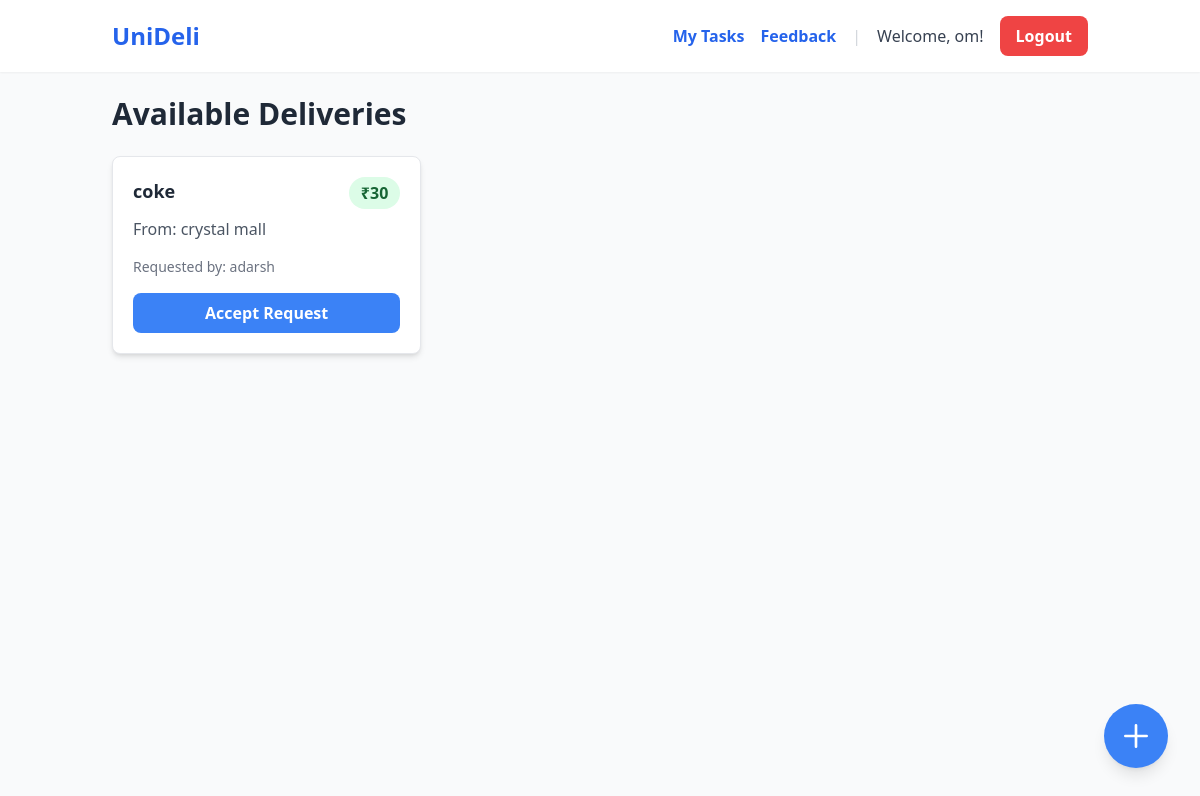
/dashboard.php (signed in), run on the app's committed database.
### tables this page shows
CREATE TABLE `users` (
  `id` int(11) NOT NULL,
  `full_name` varchar(255) NOT NULL,
  `email` varchar(255) NOT NULL,
  `password_hash` varchar(255) NOT NULL,
  `created_at` timestamp NOT NULL DEFAULT current_timestamp()
);

CREATE TABLE `requests` (
  `id` int(11) NOT NULL,
  `requester_id` int(11) NOT NULL,
  `deliverer_id` int(11) DEFAULT NULL,
  `item_description` text NOT NULL,
  `pickup_location` varchar(255) NOT NULL,
  `delivery_fee` int(11) NOT NULL,
  `status` varchar(50) NOT NULL DEFAULT 'pending',
  `created_at` timestamp NOT NULL DEFAULT current_timestamp()
);

### dashboard.php (the view, shortened to what this page needs)
<?php
require_once 'api/db_connect.php';
$userId = $_SESSION['user_id'];
$userQuery = $conn->prepare("SELECT full_name FROM users WHERE id = ?");
$userQuery->bind_param("i", $userId);
$userQuery->execute();
$userResult = $userQuery->get_result();
$user = $userResult->fetch_assoc();
$userName = $user['full_name'];
$requestsQuery = "SELECT requests.*, users.full_name AS requester_name FROM requests JOIN users ON requests.requester_id = users.id WHERE requests.status = 'pending' AND requests.requester_id != ? ORDER BY requests.created_at DESC";
$requestsStmt = $conn->prepare($requestsQuery);
$requestsStmt->bind_param("i", $userId);
$requestsStmt->execute();
$requestsResult = $requestsStmt->get_result();
?>
<!DOCTYPE html>
<html lang="en">
<head>
    <script src="https://cdn.tailwindcss.com"></script>
</head>
<body class="bg-gray-50">
    <header class="bg-white shadow-sm">
    <div class="container mx-auto px-6 py-4 flex justify-between items-center">
        <h1 class="text-2xl font-bold text-blue-600">UniDeli</h1>
        <div class="flex items-center space-x-4">
            <a href="my_deliveries.php" class="text-blue-600 hover:text-blue-800 font-semibold">My Tasks</a>
            <a href="feedback.php" class="text-blue-600 hover:text-blue-800 font-semibold">Feedback</a>
            <span class="text-gray-300">|</span>
            <span class="text-gray-700">Welcome, <?php echo htmlspecialchars($userName); ?>!</span>
            <a href="api/logout.php" class="bg-red-500 hover:bg-red-600 text-white font-semibold py-2 px-4 rounded-lg">Logout</a>
        </div>
    </div>
</header>
    <main class="container mx-auto p-6">
        <h2 class="text-3xl font-bold text-gray-800 mb-6">Available Deliveries</h2>
        <div id="requests-container" class="grid grid-cols-1 md:grid-cols-2 lg:grid-cols-3 gap-6">
            <?php if ($requestsResult->num_rows > 0): ?>
                <?php while($request = $requestsResult->fetch_assoc()): ?>
    <div class="bg-white border rounded-lg p-5 shadow-md hover:shadow-xl transition-shadow">
        <div class="flex justify-between items-start mb-2">
            <h3 class="text-lg font-bold text-gray-800"><?php echo htmlspecialchars($request['item_description']); ?></h3>
            <span class="bg-green-100 text-green-800 font-semibold px-3 py-1 rounded-full">₹<?php echo htmlspecialchars($request['delivery_fee']); ?></span>
        </div>
        <p class="text-gray-600 mb-4">From: <?php echo htmlspecialchars($request['pickup_location']); ?></p>
        <p class="text-sm text-gray-500 mb-4">Requested by: <?php echo htmlspecialchars($request['requester_name']); ?></p>
        <form action="api/accept_request_handler.php" method="POST">
            <button type="submit" class="w-full bg-blue-500 hover:bg-blue-600 text-white font-bold py-2 px-4 rounded-lg">
                Accept Request
            </button>
        </form>
    </div>
<?php endwhile; ?>
            <?php else: ?>
                <p class="text-gray-500 col-span-full text-center">No pending requests at the moment. Check back soon!</p>
            <?php endif; ?>
        </div>
    </main>
    <a href="create_request.html" class="fixed bottom-8 right-8 bg-blue-500 hover:bg-blue-600 text-white w-16 h-16 rounded-full flex items-center justify-center shadow-lg transition-transform transform hover:scale-110">
        <svg xmlns="http://www.w3.org/2000/svg" class="h-8 w-8" fill="none" viewBox="0 0 24 24" stroke="currentColor"><path stroke-linecap="round" stroke-linejoin="round" stroke-width="2" d="M12 4v16m8-8H4" /></svg>
    </a>
</body>
</html>

### data on the page
users: full_name "om"
requests: item_description "coke", delivery_fee "30", pickup_location "crystal mall", requester.full_name "adarsh"
